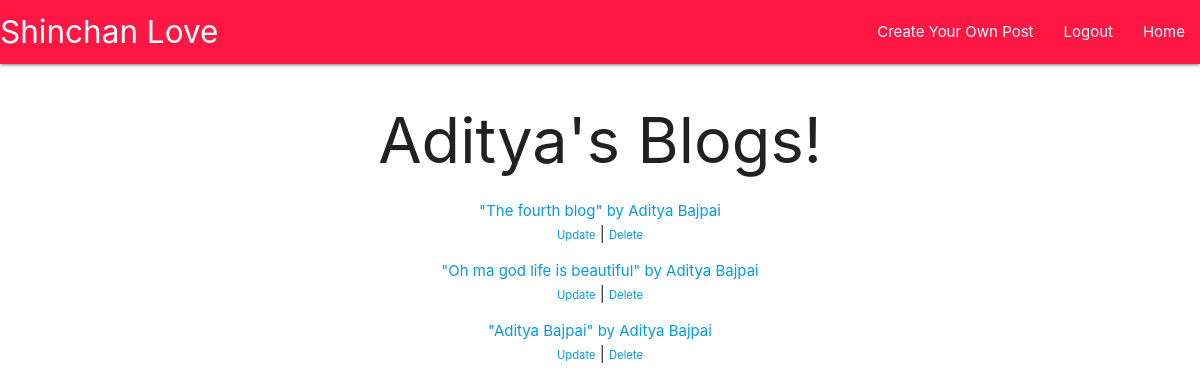
Page / (signed in) on the earlier database version.
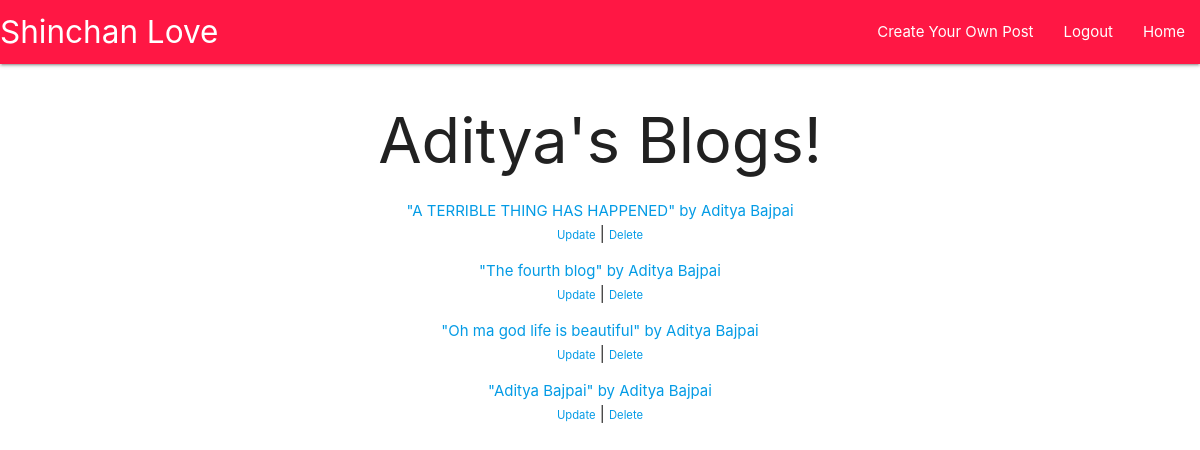
Same page on the later database version.
### main/models.py (models this page shows, shortened)
class Post(models.Model):
    title = models.CharField(max_length=200 , null= False)
    author = models.ForeignKey(User , on_delete=models.CASCADE , default="Author Unkown" , null=True)
    body = models.TextField()

### main/views.py (the view)
# urls.py: path('' , Home.as_view() , name='main'),
class Home(ListView):
    model = Post
    template_name = "main.html"
    ordering = ["-id"]

### templates/main.html (shortened to what this page needs)
<!DOCTYPE html>
<html lang="en">
  <head>
    <link
      rel="stylesheet"
      href="https://cdnjs.cloudflare.com/ajax/libs/materialize/1.0.0/css/materialize.min.css"
    />
  </head>
  <body>
    <nav class="red accent-3">
      <div class="nav-wrapper">
        <a href="/" class="brand-logo">Shinchan Love</a>
        <ul id="nav-mobile" class="right hide-on-med-and-down">
          {%if user.is_authenticated%}
          <li><a href="{% url 'create' %}">Create Your Own Post</a></li>
          <li><a href="{% url 'logout' %}">Logout</a></li>
          {% else %}
          <li><a href="{% url 'register' %}">Register to post</a></li>
          <li><a href="{% url 'login' %}">Login</a></li>
          {% endif %}
          <li><a href="/">Home</a></li>
        </ul>
      </div>
    </nav>
    {%block content%}
    <h1>Aditya's Blogs!</h1>
    {% for post in object_list %} {% if user.is_authenticated %}
    <ul>
      <li>
        <a href="{%url 'article' post.pk%}">
          "{{post.title}}" by {{post.author.first_name}}
          {{post.author.last_name}}
          <br />
          <a href="{%url 'update' post.pk%}"><small>Update</small></a> |
          <a href="{%url 'delete' post.pk%}"><small>Delete</small></a>
        </a>
      </li>
    </ul>
    {% endif %} {%endfor%} {%endblock%}
  </body>
</html>

Differences in the rows shown:
added Post: title "A TERRIBLE THING HAS HAPPENED", author.first_name "Aditya", author.last_name "Bajpai"
